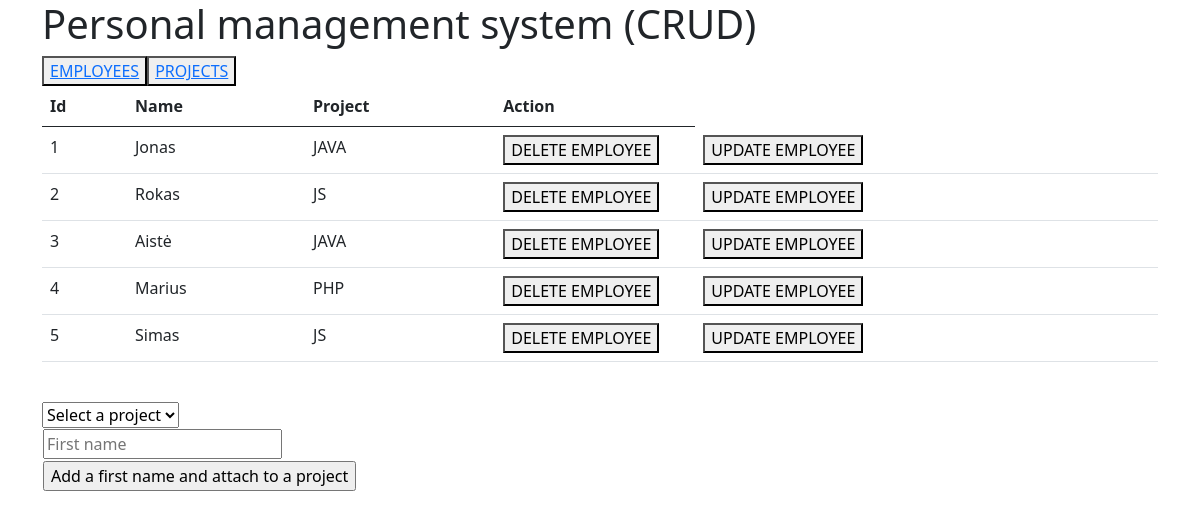
The page / on the database its author committed.
### tables this page shows
CREATE TABLE `employees` (
  `id` int(6) NOT NULL AUTO_INCREMENT,
  `firstname` varchar(30) NOT NULL,
  `project_id` int(6) NOT NULL,
  PRIMARY KEY (`id`),
  KEY `project_id_idx` (`project_id`),
  CONSTRAINT `employees_ibfk_1` FOREIGN KEY (`project_id`) REFERENCES `project` (`id`) ON DELETE CASCADE ON UPDATE CASCADE
);

CREATE TABLE `project` (
  `id` int(11) NOT NULL AUTO_INCREMENT,
  `name` varchar(45) NOT NULL,
  PRIMARY KEY (`id`),
  UNIQUE KEY `name_UNIQUE` (`name`)
);

### index.php (the view, shortened to what this page needs)
<!DOCTYPE html>
<html lang="en">
<head>
    <link href="https://cdn.jsdelivr.net/npm/bootstrap@5.0.2/dist/css/bootstrap.min.css" rel="stylesheet">
</head>
<body class = "container">
<div>
<?php
    print '<h1>Personal management system (CRUD)</h1>';
    $employees = './' . $_GET['file'] . 'index.php';
    $project = './' . $_GET['file'] . 'project.php';
    print '<button id="button">' .
                '<a class="button" href=' . $employees . '>'."EMPLOYEES".'</a>' .
        '</button>';
    print '<button id="button">' .
            '<a class="button" href=' . $project . '>'."PROJECTS".'</a>' .
        '</button>';
    $servername = "localhost";
    $username = "root";
    $password = "mysql";
    $dbname = "php2021";
    $conn = mysqli_connect($servername, $username, $password, $dbname);
    $sql = "SELECT employees.id, employees.firstname, project.name
            FROM employees
            LEFT JOIN project
            ON project.id = employees.project_id;";
    $result = mysqli_query($conn, $sql);
    if (mysqli_num_rows($result) > 0) {
        print("<table class='table'><thead>");
        print("<tr><th>Id</th><th>Name</th><th>Project</th><th>Action</th></tr>");
        print("</thead>");
            while ($row = mysqli_fetch_assoc($result)) {
                print('<tr>'
                    . '<td>' . $row['id'] . '</td>'
                    . '<td>' . $row['firstname'] . '</td>'
                    . '<td>' . $row['name'] . '</td>'
                    . '<td style="width:200px">' . '<a href="?action=delete&id='  . $row['id'] . '"><button>DELETE EMPLOYEE</button></a>' . '</td>'
                    . '<td>' .
                        '<form action="" method="post">' .
                        '<input name="id" value=' . $row["id"] . ' hidden>' .
                        '<button type="submit" name="update" value="update">UPDATE EMPLOYEE</button>' .
                        '</form>' .
                     '</td>'
                    . '</tr>');
            }
    } else {
            echo "0 results";
            }
        print("</table>");
    ?>
    <br>
    <form action="" method="post" name="form1">
		<table>
            <tr>
                <select name="project_id" id="category">
                    <option value=''>Select a project</option>
                </select>
            </tr>
			<tr>
				<td><input type="text" name="firstname" placeholder="First name"></td>
			</tr>
			<tr>
				<td><input type="submit" name="Submit" value="Add a first name and attach to a project"></td>
			</tr>
		</table>
	</form>
</body>
</html>

### rows shown on the page
employees: id "1", firstname "Jonas", project.name "JAVA"
employees: id "2", firstname "Rokas", project.name "JS"
employees: id "3", firstname "Aistė", project.name "JAVA"
employees: id "4", firstname "Marius", project.name "PHP"
employees: id "5", firstname "Simas", project.name "JS"
